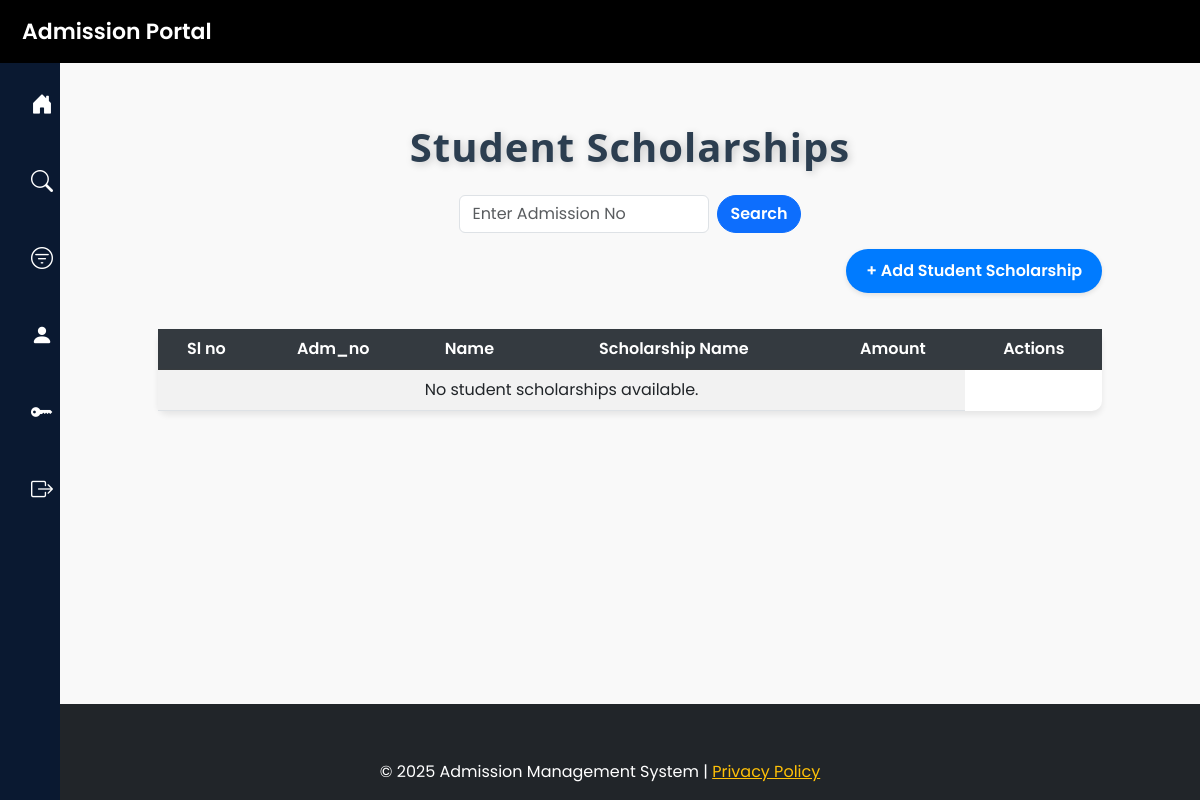
The app's page /student_scholarships/, older data.
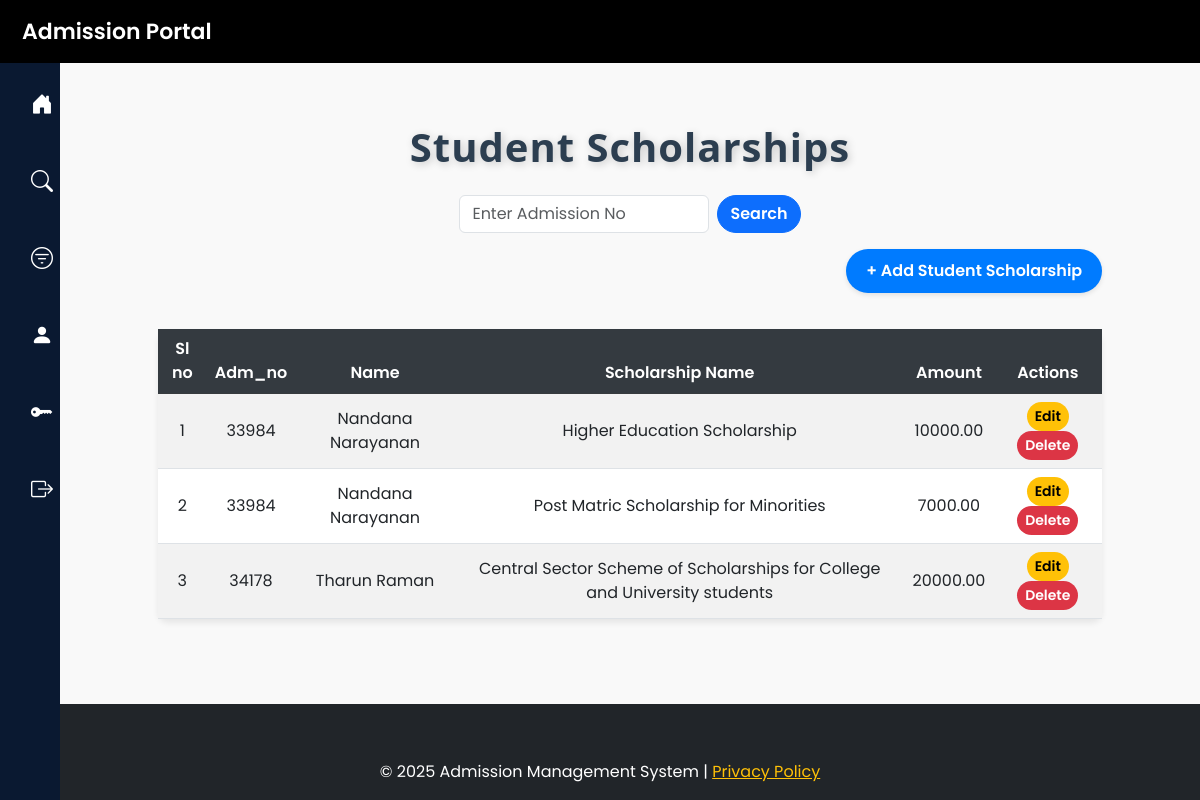
The same page, newer data.
### admission/models.py (models this page shows, shortened)
class StudentScholarship(models.Model):
    student = models.ForeignKey('Student', on_delete=models.CASCADE)
    scholarship = models.ForeignKey(Scholarship, on_delete=models.CASCADE)
    amount = models.DecimalField(max_digits=10, decimal_places=2)

class Student(models.Model):
    user = models.OneToOneField(User, on_delete=models.CASCADE,null=True,default=None)
    stud_name = models.CharField(max_length=100)
    stud_adm_no = models.CharField(max_length=20, unique=True)
    stud_reg_no = models.CharField(max_length=20, unique=True, blank=True, null=True)
    stud_roll_no = models.CharField(max_length=20, unique=True, blank=True, null=True)
    aadhaar = models.CharField(max_length=12, unique=True)
    abc_id = models.CharField(max_length=50, blank=True, null=True)
    email = models.EmailField(unique=True)
    phone = models.CharField(max_length=15)
    dob = models.DateField()
    caste = models.ForeignKey(Caste, on_delete=models.SET_NULL, blank=True, null=True)  # Foreign Key to Caste
    religion = models.ForeignKey(Religion, on_delete=models.SET_NULL, blank=True, null=True)  # Foreign Key to Religion
    quota = models.ForeignKey(Quota, on_delete=models.SET_NULL, blank=True, null=True)
    category = models.ForeignKey(Category, on_delete=models.SET_NULL, blank=True, null=True)
    program= models.ForeignKey(Program, on_delete=models.SET_NULL, blank=True, null=True)  # Foreign Key to Quota# Foreign Key to Quota
    pathway= models.ForeignKey(Pathway, on_delete=models.SET_NULL, blank=True, null=True)  # Foreign Key to Quota# Foreign Key to Quota
    board=models.ForeignKey(Board, on_delete=models.SET_NULL, blank=True, null=True)
    normalized_mark = models.FloatField(default=0.0)
    parent_name = models.CharField(max_length=100)
    parent_mob = models.CharField(max_length=15)
    house_name = models.CharField(max_length=100)
    post = models.CharField(max_length=50)
    district = models.CharField(max_length=50)
    state = models.CharField(max_length=50)
    pincode = models.CharField(max_length=10)
    date_of_joining = models.DateField()
    income = models.DecimalField(max_digits=10, decimal_places=2, blank=True, null=True)
    egrantz = models.BooleanField(default=False)
    status = models.BooleanField(default=True)  # Active/Inactive
    gender = models.CharField(max_length=10, choices=[('Male', 'Male'), ('Female', 'Female'), ('Other', 'Other')])
    blood_group = models.CharField(max_length=5, choices=[('A+', 'A+'), ('A-', 'A-'), ('B+', 'B+'),('B-', 'B-') ,('O+', 'O+'),('O-', 'O-'), ('AB-', 'AB-'),('AB+', 'AB+')])
    language=models.CharField(max_length=10, choices=[('Malayalam', 'Malayalam'), ('Hindi', 'Hindi')] ,default='Malayalam')
    identification_mark = models.TextField(blank=True, null=True)
    year_of_admission = models.IntegerField(default=2025)

class Scholarship(models.Model):
    name = models.CharField(max_length=100, unique=True)  # Scholarship Name
    scholarship_type = models.ForeignKey(ScholarshipType, on_delete=models.CASCADE)

### admission/views.py (the view)
# urls.py: path('student_scholarships/', views.student_scholarships, name='student_scholarships'),
def student_scholarships(request):
    adm_no = request.GET.get('adm_no', '').strip()  # Get admission number from search form
    if adm_no:
        student_scholarships = StudentScholarship.objects.filter(student__stud_adm_no__icontains=adm_no)
    else:
        student_scholarships = StudentScholarship.objects.all()
    return render(request, 'student_scholarships.html', {
        'student_scholarships': student_scholarships,
        'adm_no': adm_no  # Pass adm_no back to template to keep search value
    })

### admission/context_processors.py (called while the page is built)
def user_groups(request):
    is_office = request.user.groups.filter(name='office').exists()
    is_hod = request.user.groups.filter(name='hod').exists()
    is_superuser = request.user.is_superuser
    return {
        'is_office': is_office,
        'is_hod': is_hod,
        'is_superuser': is_superuser
    }

### AMS/admission/templates/student_scholarships.html (shortened to what this page needs)
{% extends 'base.html' %}
{% block content %}
<div class="container">
    <div class="table-header d-flex flex-column align-items-center">
        <h2 class="mb-4">Student Scholarships</h2>
        <form method="get" class="d-flex align-items-center gap-2 mb-3">
            <input type="text" name="adm_no" class="form-control" style="max-width: 250px;" placeholder="Enter Admission No" value="{{ adm_no }}">
            <button type="submit" class="btn btn-primary">Search</button>
        </form>
        <div class="w-100 d-flex justify-content-end mb-3">
            <a href="{% url 'add_student_scholarship' %}" class="add-button">+ Add Student Scholarship</a>
        </div>
    </div>
    <table class="table table-striped">
        <thead class="table-dark">
            <tr>
                <th>Sl no</th>
                <th>Adm_no</th>
                <th>Name</th>
                <th>Scholarship Name</th>
                <th>Amount</th>
                <th>Actions</th>
            </tr>
        </thead>
        <tbody>
            {% for student_scholarship in student_scholarships %}
            <tr>
                <td>{{ forloop.counter }}</td>
                <td>{{ student_scholarship.student.stud_adm_no}}</td>
                <td>{{ student_scholarship.student.stud_name}}</td>
                <td>{{ student_scholarship.scholarship.name }}</td>
                <td>{{ student_scholarship.amount }}</td>
                <td>
                    <a href="{% url 'edit_student_scholarship' student_scholarship.id %}" class="btn btn-warning btn-sm">Edit</a>
                    <a href="{% url 'delete_student_scholarship' student_scholarship.id %}" class="btn btn-danger btn-sm">Delete</a>
                </td>
            </tr>
            {% empty %}
            <tr>
                <td colspan="5" class="text-center">No student scholarships available.</td>
            </tr>
            {% endfor %}
        </tbody>
    </table>
</div>
{% endblock %}

Row changes from the older to the newer data that the page shows:
added StudentScholarship: student.stud_adm_no "33984", student.stud_name "Nandana Narayanan", scholarship.name "Higher Education Scholarship", amount "10000.00"
added StudentScholarship: student.stud_adm_no "33984", student.stud_name "Nandana Narayanan", scholarship.name "Post Matric Scholarship for Minorities", amount "7000.00"
added StudentScholarship: student.stud_adm_no "34178", student.stud_name "Tharun Raman", scholarship.name "Central Sector Scheme of Scholarships for College and University students", amount "20000.00"
Text that changed along with them:
text no longer shown: "No student scholarships available."
